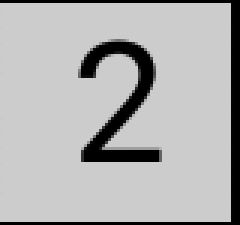
#> input picture Imagenes/prueba11.png, 80 x 75 px, given in place of prueba0.png, which was not available (shown 3 times larger)
$ python Transformacion.py
#> lines starting #> are read from the running program, lines starting #| are printed output that depends on the picture
### Funciones.py
import cv2
import numpy as np

#######################################################################
################    Funcion para rotar imagen               ###########
#######################################################################
# [26 lines left out: functions rotarImagen, recortar, recortarCuadrado, not called in this run]

#######################################################################
################                Guardar imagen              ###########
#######################################################################
def guardar(imagen,fileb):

    new_path = "./Imagenes/"
    cv2.imwrite(new_path + fileb, imagen)
    cv2.waitKey(0)
    cv2.destroyAllWindows()

#######################################################################
################    Recortar bordes de la imagen            ###########
#######################################################################
def recortarBorde(imagen):
    #Determinar dimensiones de la imagen
    height, width, channels = imagen.shape

    crop_img = imagen[12:height-12, 12:width-12]
    return crop_img

### Transformacion.py
import cv2
import numpy as np
import Funciones

#Path relativo
path="./Imagenes/"

if __name__ == '__main__':

    for x in range(81):
        #Imagen a analizar
        nombre = "prueba" + str(x) + ".png"
        imagen = cv2.imread(path+nombre)
#> imagen is the input picture: shape (75, 80, 3); min 0, max 204, mean 177.3
        imagen = Funciones.recortarBorde(imagen)
#> in recortarBorde, `crop_img = imagen[12:height-12, 12:width-12]`:
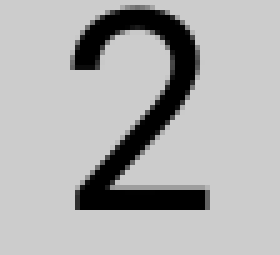
#> crop_img: shape (51, 56, 3) (shown 5 times larger); min 0, max 204, mean 174.9
        Funciones.guardar(imagen,nombre)
#> pass 2 of the loop `for x in range(81):`:
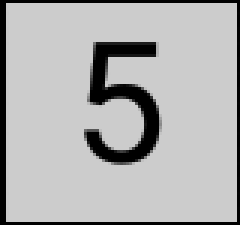
#> input picture Imagenes/prueba12.png, 80 x 75 px, given in place of prueba1.png, which was not available (shown 3 times larger)
#> imagen is the input picture: shape (75, 80, 3); min 0, max 204, mean 176
#> in recortarBorde (call 2), `crop_img = imagen[12:height-12, 12:width-12]`:
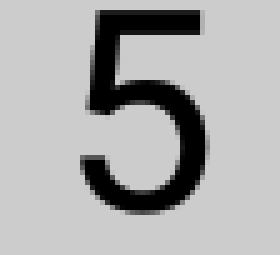
#> crop_img: shape (51, 56, 3) (shown 5 times larger); min 0, max 204, mean 172.4
#> (the run stopped early here; a loop or call above may not have finished)
